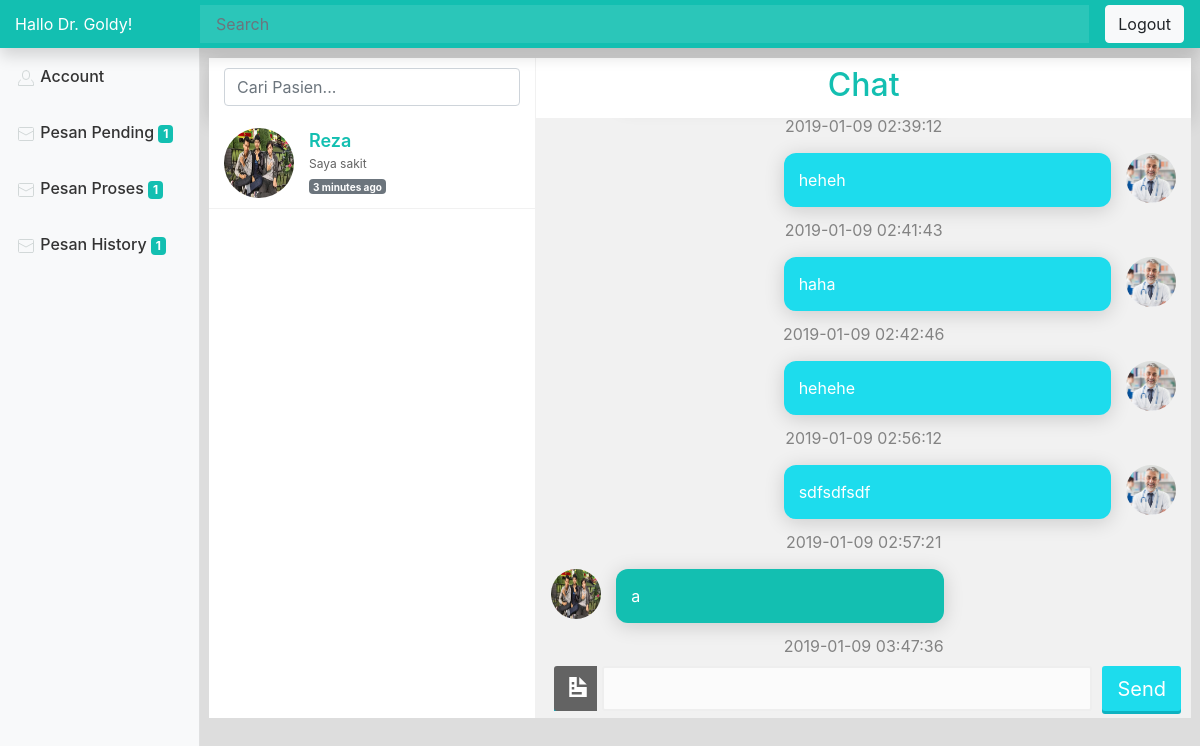
The page /index.php?p=pesan_proses&&id_konsul=2 (signed in) on the database its author committed.
### tables this page shows
CREATE TABLE `tkonsultasi` (
  `id_konsultasi` int(11) NOT NULL,
  `id_dokter` int(11) NOT NULL,
  `id_pasien` int(11) NOT NULL,
  `topik_konsul` text NOT NULL,
  `konsultasi_date` timestamp NOT NULL DEFAULT CURRENT_TIMESTAMP ON UPDATE CURRENT_TIMESTAMP,
  `status_konsul` varchar(20) NOT NULL
);

CREATE TABLE `tuser` (
  `id_user` int(11) NOT NULL,
  `nama_user` varchar(50) NOT NULL,
  `email_user` varchar(50) NOT NULL,
  `telp_user` varchar(20) NOT NULL,
  `pass_user` varchar(255) NOT NULL,
  `spesialis` varchar(20) DEFAULT NULL,
  `role` varchar(20) DEFAULT NULL,
  `foto_user` varchar(50) DEFAULT NULL,
  `tgl_lahir` date DEFAULT NULL,
  `jk` varchar(30) DEFAULT NULL
);

CREATE TABLE `tpesan` (
  `id_pesan` int(11) NOT NULL,
  `id_konsultasi` int(11) NOT NULL,
  `id_user` int(11) NOT NULL,
  `pesan_teks` text NOT NULL,
  `pesan_date` timestamp NOT NULL DEFAULT CURRENT_TIMESTAMP ON UPDATE CURRENT_TIMESTAMP,
  `pesan_attachment` varchar(100) DEFAULT NULL
);

### index.php (called while the page is built, shortened)
<?php
include 'database/Konsultasi.php';
include 'database/Pesan.php';
?>
<?php
if(!isset($_GET['p'])){
  $page = "select_main";
}else{
  $page = $_GET['p'];
}
include 'pages/'.$page .'.php';
?>

### database/Konsultasi.php (called while the page is built, shortened)
<?php
  class Konsultasi{
    private $pdo;
    function __construct(){
      try{
        $this->pdo = new PDO('mysql:host=localhost;dbname=db_konsuldoc','root','');
      }catch(PDOException $e){
        echo $e;
      }
    }
      public function tampilKonsulDokterByIdProcess($id){
    		$sql="SELECT * FROM tkonsultasi,tuser WHERE id_dokter='$id'AND status_konsul='process' AND tkonsultasi.id_pasien = tuser.id_user";
    		$stmt = $this->pdo->query($sql);
    		return $stmt;
    	}
  }
 ?>

### database/Pesan.php (called while the page is built, shortened)
<?php
  class Pesan{
    private $pdo;
    function __construct(){
      try{
        $this->pdo = new PDO('mysql:host=localhost;dbname=db_konsuldoc','root','');
      }catch(PDOException $e){
        echo $e;
      }
    }
    public function tampilPesanByIdKonsul($id){
      $sql="SELECT * FROM tpesan,tuser WHERE id_konsultasi='$id' AND tpesan.id_user = tuser.id_user ORDER BY pesan_date";
      $stmt = $this->pdo->query($sql);
      return $stmt;
    }
  }
 ?>

### pages/pesan_proses.php (the view, shortened to what this page needs)
<?php
    $id = $_SESSION['id'];
    $tampilKonsul = $konsul->tampilKonsulDokterByIdProcess($id);
 ?>
<body style="background:#ddd;">
   <div class="row bar-pesan">
      <div class="col-4 cari-chat text-center">
         <input class="form-control mr-sm-2 kotak-chat" type="search"  placeholder="Cari Pasien..." autofocus aria-label="Search" id="keyword">
      </div>
      <div class="col-8 text-center mt-2">
        <h2 class="text-hijau">Chat</h2>
      </div>
    </div>
    <div class="row">
      <div class="col-4 kotak-list-chat">
        <?php foreach ($tampilKonsul as $row): ?>
        <a href="index.php?p=pesan_proses&&id_konsul=<?= $row['id_konsultasi'] ?>"  >
          <div class="list-user" id="tomboluser" >
            <img src="<?= $row['foto_user'] ?>" class="">
            <h1><?= $row['nama_user'] ?></h1>
            <p><?= $row['topik_konsul'] ?></p>
            <span class="badge badge-secondary time">3 minutes ago</span>
          </div>
        </a>
        <?php endforeach; ?>
      </div>
      <div class="col-8 kotak-isi-chat" id="isichat">
          <div class="chatlog" id="chatlog">
              <?php
              if (isset($_GET['id_konsul'])):
                $id_konsul = $_GET['id_konsul'];
                $lihatpesan = $pesan->tampilPesanByIdKonsul($id_konsul);
                ?>
              <?php
                foreach ($lihatpesan as $row):
                ?>
                <?php if ($row['id_user']==$_SESSION['id']): ?>
                      <?php if ($row['pesan_teks']==""){ ?>
                      <?php }else{ ?>
                        <div class="kotak-chat-kanan">
                          <img src="<?= $row['foto_user'] ?>" class="ava float-right">
                          <p class="bubble-chat-kanan float-right"><?= $row['pesan_teks'] ?></p>
                          <p class="time-chat"><?= $row['pesan_date'] ?></p>
                        </div>
                      <?php } ?>
                <?php elseif ($row['id_user'] != $_SESSION['id']) : ?>
                          <?php if ($row['pesan_teks']==""){ ?>
                          <?php }else{ ?>
                           <div class="kotak-chat-kiri">
                             <img src="<?= $row['foto_user'] ?>" class="ava float-left">
                             <p class="bubble-chat-kiri float-left"><?= $row['pesan_teks'] ?></p>
                             <p class="time-chat"><?= $row['pesan_date'] ?></p>
                           </div>
                          <?php } ?>
                <?php endif; ?>
              <?php endforeach; ?>
          </div>
          <form action="process/pesan/tambahPesanDokter_proses.php" method="post" enctype="multipart/form-data">
            <div class="chat-form">
                <div class="upload-btn-wrapper">
                  <button class="tombolupload"><span class="oi oi-document"></button>
                </div>
              <textarea name="pesan" id="pesan"></textarea>
              <button type="submit" id="sendchat">Send</button>
            </div>
          </form>
            <?php endif; ?>
      </div>
    </div>

### dashboard.css (style rules this page uses)
.chat-form { margin-top: 20px; display: flex; align-items: flex-start; }
.chat-form textarea { background: #fbfbfb; width: 75%; height: 50px; border: 2px solid #eee; border-radius: 3px; resize: none; padding: 10px; font-size:18px; color:#333; }
.chat-form button { background: #1ddced; padding: 5px 15px; font-size: 30px; color: #fff; border:none; margin:0 10px; border-radius: 3px; box-shadow: 0 3px 0 #0eb2c1; cursor: pointer; -webkit-transition: background .2s ease; -moz-transition: background .2s ease; -o-transition: background .2s ease; }

### pesan.css (style rules this page uses)
.cari-chat { border-right: 1px solid #f1f1f1; }
.kotak-list-chat { height: 600px; background-color: #fff; border-right: 1px solid #f1f1f1; padding-left: 0; padding-right: 0; overflow-x: hidden; overflow-y: scroll; }
.kotak-chat { margin-top: 10px; }
.chat-form { margin-top: 8px; margin-left: 8px; display: flex; align-items: flex-start; }
.chat-form textarea { background: #fbfbfb; width: 100%; height: 45px; border: 2px solid #eee; border-radius: 3px; resize: none; padding: 5px; font-size:18px; color:#333; margin-left: 5px; }
.chat-form button { background: #1ddced; font-size: 20px; height: 45px; color: #fff; border:none; margin:0 10px; border-radius: 3px; box-shadow: 0 3px 0 #0eb2c1; cursor: pointer; -webkit-transition: background .2s ease; -moz-transition: background .2s ease; -o-transition: background .2s ease; }
.upload-btn-wrapper { position: relative; overflow: hidden; display: inline-block; }
.upload-btn-wrapper button { background: #636363; }
.tombolupload { border: 2px solid gray; color: gray; background-color: white; padding: 8px 20px; border-radius: 8px; font-size: 20px; font-weight: bold; }
.bar-pesan { box-shadow: 0 3px 20px rgba(0,0,0,0.16); position: relative; background: #fff; height: 60px; margin-top: 10px; }
.list-user { overflow: hidden; border-bottom: 1px solid #f1f1f1; }
.list-user h1 { font-size: 18px; margin-top:12px; color: #13BFB1; font-weight: 570; }
.list-user p { margin-top: -5px; color: #636363; height: 18px; overflow: hidden; font-size: 12px; margin-right:15px; margin-bottom: 0; }
.list-user img { width: 70px; height: 70px; float: left; border-radius: 120px; margin-right: 15px; margin-bottom: 10px; margin-left:15px; margin-top:10px; }
.time { font-size: 10px; }
.kotak-isi-chat { background: #f1f1f1; height: 600px; padding-right: 0; padding-left:0; }
.kotak-chat-kiri { width: 100%; min-height: 80px; max-height: auto; }
.kotak-chat-kanan { width: 100%; min-height: 80px; max-height: auto; clear: both; }
.kotak-chat-kiri .ava { width:50px; height: 50px; border-radius: 120px; margin: 15px 15px 15px 15px; }
.kotak-chat-kanan .ava { width:50px; height: 50px; border-radius: 120px; margin: 15px 15px 15px 15px; }
.bubble-chat-kiri { margin-top: 15px; padding: 15px 15px 15px 15px; width: 50%; height: auto; background-color: #13BFB1; border-radius: 12px; margin-bottom:0; color: white; box-shadow: 0 3px 20px rgba(0,0,0,0.16); }
.bubble-chat-kanan { margin-top: 15px; padding: 15px 15px 15px 15px; width: 50%; height: auto; background: #1ddced; border-radius: 12px; margin-bottom:0; color: white; box-shadow: 0 3px 20px rgba(0,0,0,0.16); }
.chatlog { overflow-x: hidden; overflow-y: scroll; height: 540px; }
.text-hijau { color: #13BFB1; }

### rows shown on the page
tkonsultasi: id_pasien.foto_user (picture), id_pasien.nama_user "Reza", topik_konsul "Saya sakit"
tpesan: pesan_date "2019-01-09 02:39:12"
tpesan: id_user.foto_user (picture), pesan_teks "heheh", pesan_date "2019-01-09 02:41:43"
tpesan: id_user.foto_user (picture), pesan_teks "haha", pesan_date "2019-01-09 02:42:46"
tpesan: id_user.foto_user (picture), pesan_teks "hehehe", pesan_date "2019-01-09 02:56:12"
tpesan: id_user.foto_user (picture), pesan_teks "sdfsdfsdf", pesan_date "2019-01-09 02:57:21"
tpesan: id_user.foto_user (picture), pesan_teks "a", pesan_date "2019-01-09 03:47:36"

### other values the page prints
$_SESSION['nama'] "Goldy"
$hitungKonsulPending "1"
$hitungKonsulProcess "1"
$hitungKonsulFinish "1"
